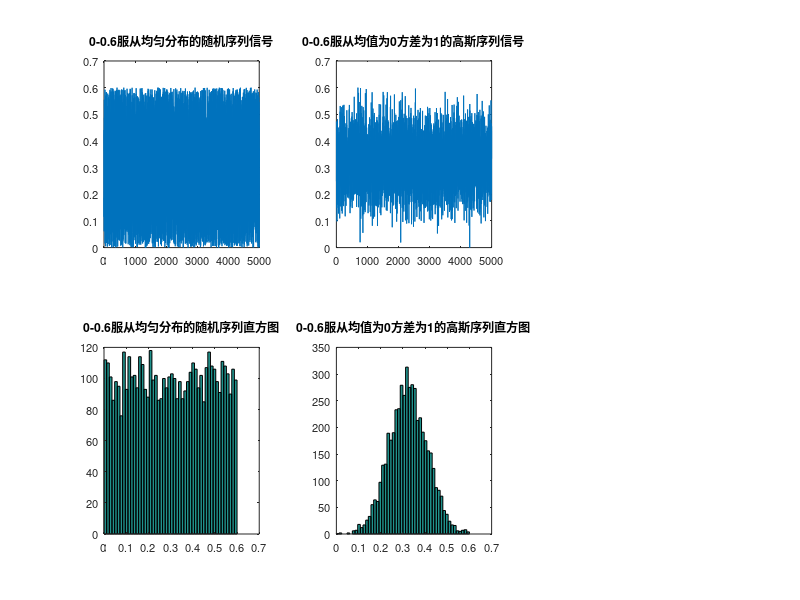

Source code (MATLAB): (Note: this script raises an error after producing the figure.)

clc;
clear;
close all;

N=5000;
x=0.6*rand(1,N);
subplot(2,3,1)
plot(x);  %输出信号图
set(gca,'FontSize',8);
title('0-0.6服从均匀分布的随机序列信号');
subplot(2,3,4)
hist(x,50)
set(gca,'FontSize',8);
title('0-0.6服从均匀分布的随机序列直方图');
mean_x = mean(x) %验证均值为0.5  0-1
power_x = var(x) %验证功率为1/12  0-1


xn=randn(1,N);xn=0.6*(xn-min(xn))/(max(xn)-min(xn));
subplot(2,3,2)
plot(xn);  %输出信号图
set(gca,'FontSize',8);
title('0-0.6服从均值为0方差为1的高斯序列信号');
subplot(2,3,5)
hist(xn,50)
set(gca,'FontSize',8);
title('0-0.6服从均值为0方差为1的高斯序列直方图');
power_y = var(xn)     %验证功率
mean_y = mean(xn)     %验证均值


xA=ARMANoise(N);  xA=0.6*(xA-min(xA))/(max(xA)-min(xA));  xA=xA.';
subplot(2,3,3)
plot(xA);  %输出信号图
set(gca,'FontSize',8);
title('0-0.6服从指定有色噪声序列信号');
subplot(2,3,6)
hist(xA,50)
set(gca,'FontSize',8);
title('0-0.6服从指定有色噪声序列直方图');


